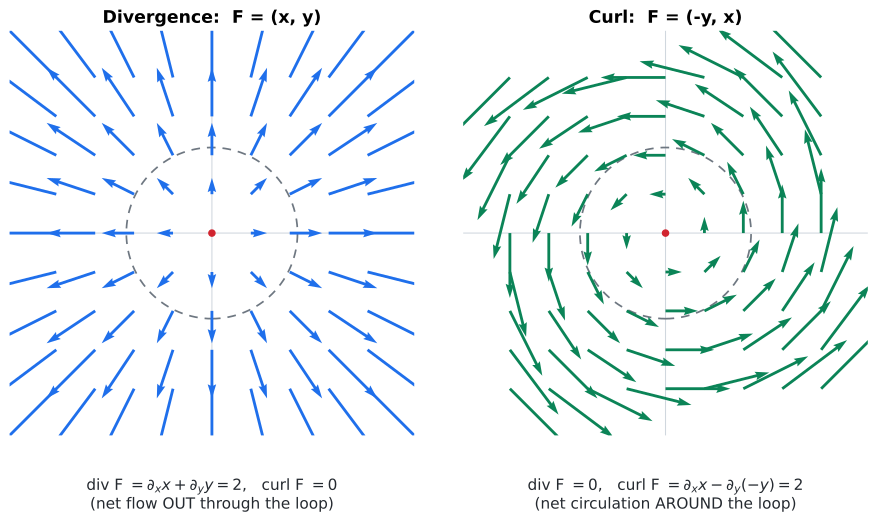

This chart was generated by the following Python code:
#!/usr/bin/env python3
"""Static figure for 14강 3기 12강 — distinguishing divergence from curl on the
same kind of vector field (lecture §10). Left: a pure radial outflow field
F=(x,y), which has positive divergence (div F = 2) and zero curl. Right: a pure
rotational field F=(-y,x), which has zero divergence and positive curl
(curl F = 2). Renders next to itself as an SVG embedded by the note.

Reproduce:  uv run --with matplotlib --with numpy python divergence-vs-curl-03-season-12-10.py
"""
from pathlib import Path
import numpy as np
import matplotlib.pyplot as plt

OUT = Path(__file__).with_suffix(".svg")

# grid of sample points
g = np.linspace(-2.0, 2.0, 9)
X, Y = np.meshgrid(g, g)

# two model fields
U_div, V_div = X, Y          # radial outflow:  F = (x, y)   -> div = 2, curl = 0
U_rot, V_rot = -Y, X         # rotation:        F = (-y, x)  -> div = 0, curl = 2

# analytic check (constant over the plane for these linear fields)
div_div = 1.0 + 1.0          # d/dx(x) + d/dy(y)
curl_div = 0.0 - 0.0         # d/dx(y) - d/dy(x)
div_rot = 0.0 + 0.0          # d/dx(-y) + d/dy(x)
curl_rot = 1.0 - (-1.0)      # d/dx(x) - d/dy(-y)

fig, (axL, axR) = plt.subplots(1, 2, figsize=(9.6, 5.0))


def style(ax, title, sub):
    ax.set_aspect("equal")
    ax.set_xlim(-2.6, 2.6)
    ax.set_ylim(-2.6, 2.6)
    ax.axhline(0, color="#d0d7de", lw=0.8, zorder=0)
    ax.axvline(0, color="#d0d7de", lw=0.8, zorder=0)
    ax.set_xticks([]); ax.set_yticks([])
    for s in ax.spines.values():
        s.set_visible(False)
    ax.set_title(title, fontsize=13, weight="bold")
    ax.text(0, -3.15, sub, ha="center", va="top", fontsize=11.5, color="#24292f")


# left: divergence (radial outflow)
axL.quiver(X, Y, U_div, V_div, color="#1f6feb", angles="xy",
           scale_units="xy", scale=2.4, width=0.007, zorder=4)
# small dashed circle to suggest "flux out of a box/loop"
circ = plt.Circle((0, 0), 1.1, fill=False, color="#6e7781", lw=1.3, ls=(0, (5, 4)))
axL.add_patch(circ)
axL.scatter([0], [0], s=22, color="#d1242f", zorder=6)
style(axL, "Divergence:  F = (x, y)",
      r"div F $= \partial_x x + \partial_y y = %g$,   curl F $= %g$"
      % (div_div, curl_div) + "\n(net flow OUT through the loop)")

# right: curl (rotation)
axR.quiver(X, Y, U_rot, V_rot, color="#0b8457", angles="xy",
           scale_units="xy", scale=2.4, width=0.007, zorder=4)
circ2 = plt.Circle((0, 0), 1.1, fill=False, color="#6e7781", lw=1.3, ls=(0, (5, 4)))
axR.add_patch(circ2)
axR.scatter([0], [0], s=22, color="#d1242f", zorder=6)
style(axR, "Curl:  F = (-y, x)",
      r"div F $= %g$,   curl F $= \partial_x x - \partial_y(-y) = %g$"
      % (div_rot, curl_rot) + "\n(net circulation AROUND the loop)")

fig.tight_layout()
fig.savefig(OUT, format="svg", bbox_inches="tight")
print(f"wrote {OUT}")
print(f"radial field  F=(x,y):   div={div_div:g}, curl={curl_div:g}")
print(f"rotation field F=(-y,x): div={div_rot:g}, curl={curl_rot:g}")
